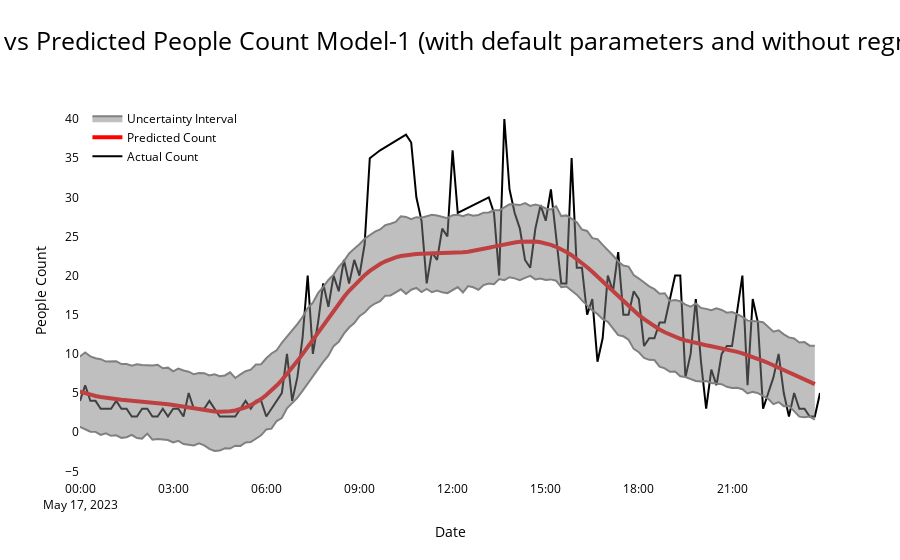

The code cell stored with this chart in its notebook:
### Markdown cell above
**Default Prophet Model**

**Contains all default parameters and takes 7 days data to forecast 1 day** 

**Testing Phase**

### Code cell
from prophet.plot import plot_components


# containing datetime values for the test period
df_test = pd.read_csv('May.csv', parse_dates=['time'])

# Convert to CET and remove timezone information
cet_timezone = pytz.timezone('CET')
df_test['time'] = df_test['time'].dt.tz_localize('UTC').dt.tz_convert(cet_timezone).dt.tz_localize(None)


# Choose the start date and end date for the one-week subset
test_start_date = '2023-05-17 00:00:00'
test_end_date = '2023-05-17 23:59:59'

# Filter the DataFrame to include only the data for the selected week
selected_week_data = df_test[(df_test['time'] >= test_start_date) & (df_test['time'] <= test_end_date)]

# print(selected_week_data)
# Create the testing set

weekly_testing_set = pd.DataFrame({'ds': selected_week_data['time'], 'y': selected_week_data['people_count']})

#Working on dealing with outliers

dummy_weekly_testing_model = Prophet()


dummy_weekly_testing_model.fit(weekly_testing_set)

# Make predictions
dummy_weekly_forecast = dummy_weekly_testing_model.predict()

#Filter the outliers
filtered_testing_set = weekly_testing_set[(weekly_testing_set['y'] > dummy_weekly_forecast['yhat_lower'].values) & (weekly_testing_set['y'] < dummy_weekly_forecast['yhat_upper'].values)]
#ignore the values which are above and below 80% UI

# Create a future DataFrame for the test data
weekly_future_test = weekly_training_model.make_future_dataframe(periods=len(weekly_testing_set['ds']), freq='10min')

# Make predictions on the test data
weekly_forecast_test = weekly_training_model.predict(weekly_future_test)

fig3 = plot_components(weekly_training_model,weekly_forecast_test)


# Plot the actual vs predicted values for the test period
fig, ax = plt.subplots(figsize=(12, 12))
ax.plot(filtered_testing_set['ds'], filtered_testing_set['y'], label='Actual', color='black')  # Change color to black
ax.plot(weekly_forecast_test['ds'], weekly_forecast_test['yhat'], label='Predicted', color='red')  # Change color to gray
ax.fill_between(weekly_forecast_test['ds'], weekly_forecast_test['yhat_lower'], weekly_forecast_test['yhat_upper'], color='grey', alpha=0.3, label='Uncertainty Interval')  # Change color to light gray
ax.legend()
plt.xlabel('Date')
plt.ylabel('People Count')
plt.title('Actual vs Predicted People Count on weekly Test Data Model-1')
add_changepoints_to_plot(fig.gca(), weekly_training_model, weekly_forecast_test, cp_linestyle='--', cp_color='green')  # Change changepoint linestyle to dashed
plt.show()


import plotly.graph_objects as go

# Create traces
actual_trace = go.Scatter(x=filtered_testing_set['ds'], y=filtered_testing_set['y'], mode='lines', name='Actual Count', line=dict(color='black'))
predicted_trace = go.Scatter(x=weekly_forecast_test['ds'], y=weekly_forecast_test['yhat'], mode='lines', name='Predicted Count', line=dict(color='red', width=4))
uncertainty_trace = go.Scatter(x=weekly_forecast_test['ds'], y=weekly_forecast_test['yhat_upper'], fill=None, mode='lines', line=dict(color='grey'), showlegend=False)
uncertainty_trace_filled = go.Scatter(x=weekly_forecast_test['ds'], y=weekly_forecast_test['yhat_lower'], fill='tonexty', mode='lines', line=dict(color='grey'), name='Uncertainty Interval')

# Define layout
layout = go.Layout(
    title=dict(text='Actual vs Predicted People Count Model-1 (with default parameters and without regressor)', font=dict(color='black',size=25), x=0.5),
    xaxis=dict(
        title='Date',
        title_font=dict(color='black'),
        tickfont=dict(color='black')  # Set x-axis tick labels to black
    ),
    yaxis=dict(
        title='People Count',
        title_font=dict(color='black'),
        tickfont=dict(color='black')  # Set y-axis tick labels to black
    ),
    legend=dict(x=0.01, y=0.99, font=dict(color='black')),
    paper_bgcolor='white',
    plot_bgcolor='white'
)

# Define lower and upper bounds for the x-axis
lower_bound = filtered_testing_set['ds'].min()
upper_bound = filtered_testing_set['ds'].max()

# Create figure and add traces
fig = go.Figure(data=[actual_trace, predicted_trace, uncertainty_trace, uncertainty_trace_filled], layout=layout)
fig.update_xaxes(range=[lower_bound, upper_bound], tickmode='auto', dtick='H1')
fig.show()

### Figure 1 — Plotly figure (JSON) as saved in the notebook; plotly's stock layout.template omitted (floating-point values rounded to 4 significant figures; data arrays with more than 128 entries replaced by an {"elided": "..."} marker saying what was removed)
{"data": [{"line": {"color": "black"}, "mode": "lines", "name": "Actual Count", "type": "scatter", "x": {"elided": "133 str values"}, "y": {"elided": "133 int values"}}, {"line": {"color": "red", "width": 4}, "mode": "lines", "name": "Predicted Count", "type": "scatter", "x": {"elided": "1008 str values"}, "y": {"elided": "1008 float values"}}, {"line": {"color": "grey"}, "mode": "lines", "showlegend": false, "type": "scatter", "x": {"elided": "1008 str values"}, "y": {"elided": "1008 float values"}}, {"fill": "tonexty", "line": {"color": "grey"}, "mode": "lines", "name": "Uncertainty Interval", "type": "scatter", "x": {"elided": "1008 str values"}, "y": {"elided": "1008 float values"}}], "layout": {"legend": {"font": {"color": "black"}, "x": 0.01, "y": 0.99}, "paper_bgcolor": "white", "plot_bgcolor": "white", "title": {"font": {"color": "black", "size": 25}, "text": "Actual vs Predicted People Count Model-1 (with default parameters and without regressor)", "x": 0.5}, "xaxis": {"dtick": "H1", "range": ["2023-05-17T00:00:00", "2023-05-17T23:50:00"], "tickfont": {"color": "black"}, "tickmode": "auto", "title": {"font": {"color": "black"}, "text": "Date"}}, "yaxis": {"tickfont": {"color": "black"}, "title": {"font": {"color": "black"}, "text": "People Count"}}}}
